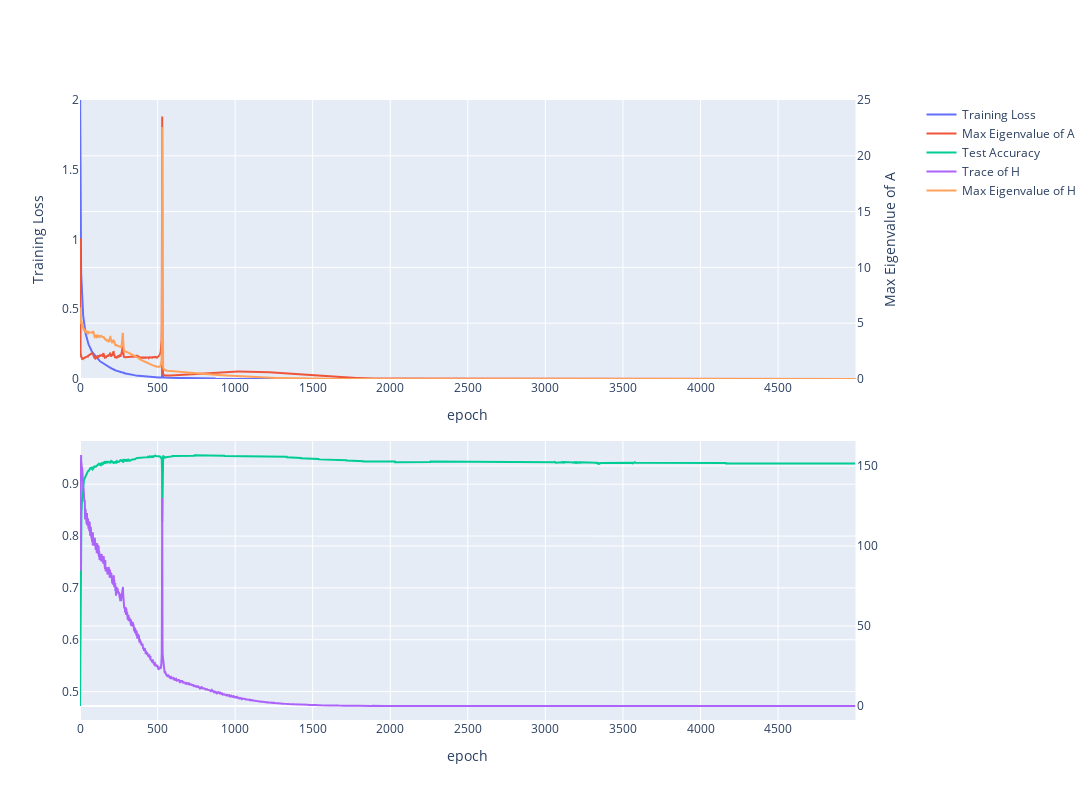

The notebook cell saved with this chart:
### Code cell
plot_output_data(md, out, 3)

### Figure 1 — Plotly figure (JSON) as saved in the notebook; plotly's stock layout.template omitted (floating-point values rounded to 4 significant figures; data arrays with more than 128 entries replaced by an {"elided": "..."} marker saying what was removed)
{"data": [{"line": {"width": 2}, "name": "Training Loss", "type": "scatter", "x": {"elided": "5000 int values"}, "xaxis": "x", "y": {"elided": "5000 float values"}, "yaxis": "y"}, {"line": {"width": 2}, "name": "Max Eigenvalue of A", "type": "scatter", "x": {"elided": "5000 int values"}, "xaxis": "x", "y": {"elided": "5000 float values"}, "yaxis": "y2"}, {"line": {"width": 2}, "name": "Test Accuracy", "type": "scatter", "x": {"elided": "5000 int values"}, "xaxis": "x2", "y": {"elided": "5000 float values"}, "yaxis": "y3"}, {"line": {"width": 2}, "name": "Trace of H", "type": "scatter", "x": {"elided": "5000 int values"}, "xaxis": "x2", "y": {"elided": "5000 float values"}, "yaxis": "y4"}, {"line": {"width": 2}, "name": "Max Eigenvalue of H", "type": "scatter", "x": {"elided": "5000 int values"}, "xaxis": "x", "y": {"elided": "5000 float values"}, "yaxis": "y2"}], "layout": {"height": 800, "width": 1200, "xaxis": {"anchor": "y", "domain": [0, 0.94], "title": {"text": "epoch"}}, "xaxis2": {"anchor": "y3", "domain": [0, 0.94], "title": {"text": "epoch"}}, "yaxis": {"anchor": "x", "domain": [0.55, 1], "range": [0, 2], "showgrid": false, "title": {"text": "Training Loss"}}, "yaxis2": {"anchor": "x", "overlaying": "y", "range": [0, 25], "side": "right", "title": {"text": "Max Eigenvalue of A"}}, "yaxis3": {"anchor": "x2", "domain": [0, 0.45]}, "yaxis4": {"anchor": "x2", "overlaying": "y3", "side": "right"}}}
